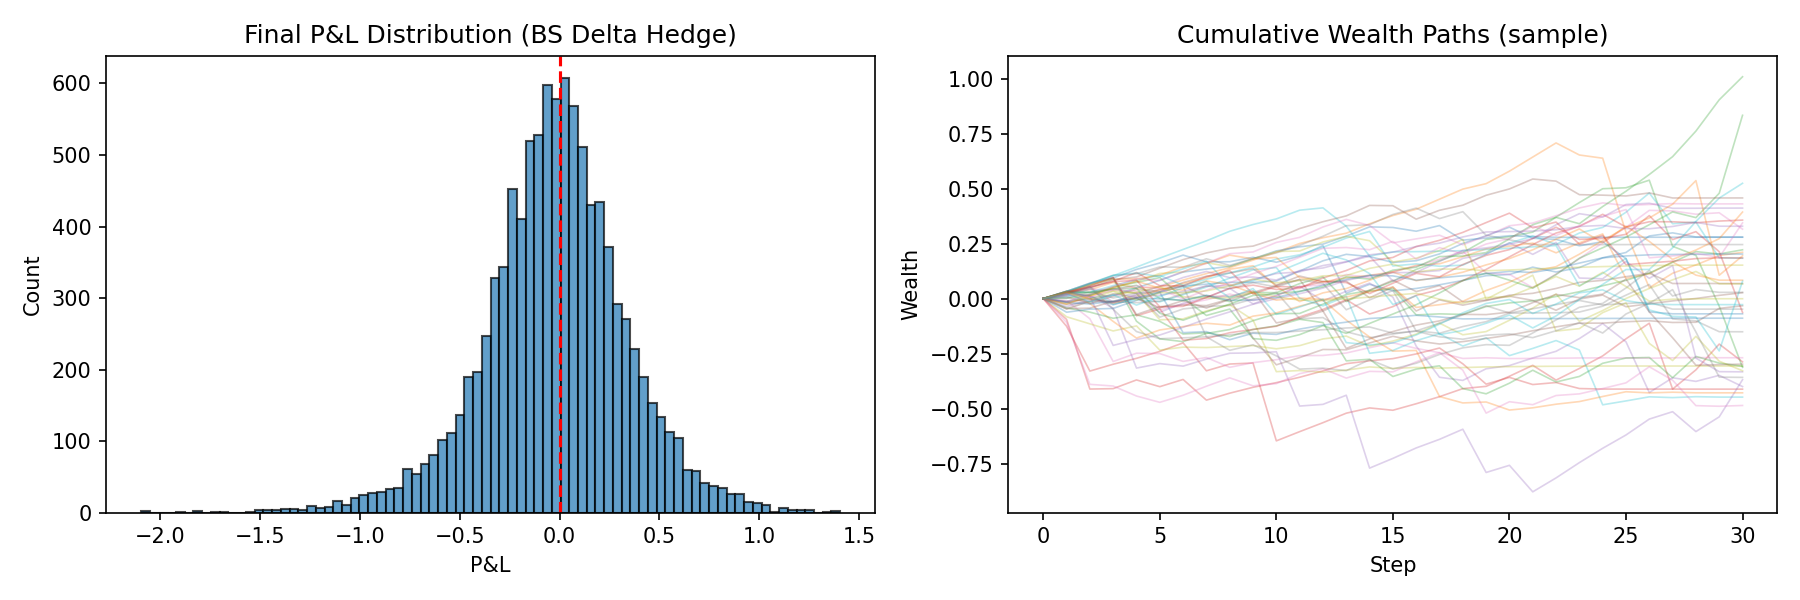

Recreate this plot in Python.
"""
Black-Scholes Delta Hedging benchmark.

Runs the DerivativeHedgingEnv using the analytical BS delta as the action
at every step.  Returns per-episode cumulative P&L curves and the final
P&L distribution so it can be compared against an RL agent.
"""

import numpy as np
from env import DerivativeHedgingEnv


def run_bs_hedge(
    n_episodes: int = 10_000,
    seed: int = 42,
    **env_kwargs,
) -> dict:
    """Run Black-Scholes delta hedging over *n_episodes* independent paths.

    Parameters
    ----------
    n_episodes : int
        Number of Monte-Carlo episodes to simulate.
    seed : int
        Base random seed (each episode uses seed + i).
    **env_kwargs
        Forwarded to ``DerivativeHedgingEnv`` (S0, K, sigma, …).

    Returns
    -------
    dict with keys
        "final_pnl"        : np.ndarray (n_episodes,)  — terminal wealth change
        "cumulative_pnl"   : np.ndarray (n_episodes, n_steps+1) — wealth at each step
        "mean_pnl"         : float
        "std_pnl"          : float
        "mean_reward"      : float  — average total (sum of step rewards)
        "total_costs"      : np.ndarray (n_episodes,) — cumulative transaction costs
    """
    env = DerivativeHedgingEnv(**env_kwargs)
    n_steps = env.n_steps

    final_pnl = np.empty(n_episodes)
    cumulative_pnl = np.empty((n_episodes, n_steps + 1))
    total_costs = np.empty(n_episodes)
    total_rewards = np.empty(n_episodes)

    for i in range(n_episodes):
        obs, info = env.reset(seed=seed + i)
        cumulative_pnl[i, 0] = obs[4]  # wealth starts at 0

        ep_reward = 0.0
        ep_cost = 0.0

        for t in range(n_steps):
            # use BS delta from the info dict as the action
            bs_delta = info["bs_delta"]
            action = np.array([bs_delta], dtype=np.float32)

            obs, reward, terminated, truncated, info = env.step(action)

            ep_reward += reward
            ep_cost += info["trade_cost"]
            cumulative_pnl[i, t + 1] = obs[4]  # net wealth

        final_pnl[i] = obs[4]  # terminal net wealth IS the P&L
        total_costs[i] = ep_cost
        total_rewards[i] = ep_reward

    return {
        "final_pnl": final_pnl,
        "cumulative_pnl": cumulative_pnl,
        "mean_pnl": float(np.mean(final_pnl)),
        "std_pnl": float(np.std(final_pnl)),
        "mean_reward": float(np.mean(total_rewards)),
        "total_costs": total_costs,
    }


# ----------------------------------------------------------------------
# Quick stand-alone run with summary statistics
# ----------------------------------------------------------------------
if __name__ == "__main__":
    results = run_bs_hedge(n_episodes=10_000, seed=0)

    print("=== Black-Scholes Delta Hedge Benchmark ===")
    print(f"Episodes       : {len(results['final_pnl'])}")
    print(f"Mean final P&L : {results['mean_pnl']:+.4f}")
    print(f"Std  final P&L : {results['std_pnl']:.4f}")
    print(f"Mean reward    : {results['mean_reward']:.4f}")
    print(f"Mean tx cost   : {np.mean(results['total_costs']):.4f}")

    # optional: histogram (if matplotlib is available)
    try:
        import matplotlib.pyplot as plt

        fig, axes = plt.subplots(1, 2, figsize=(12, 4))

        axes[0].hist(results["final_pnl"], bins=80, edgecolor="k", alpha=0.7)
        axes[0].axvline(0, color="r", ls="--")
        axes[0].set_title("Final P&L Distribution (BS Delta Hedge)")
        axes[0].set_xlabel("P&L")
        axes[0].set_ylabel("Count")

        # plot a handful of cumulative wealth paths
        for j in range(min(50, len(results["cumulative_pnl"]))):
            axes[1].plot(results["cumulative_pnl"][j], alpha=0.3, lw=0.8)
        axes[1].set_title("Cumulative Wealth Paths (sample)")
        axes[1].set_xlabel("Step")
        axes[1].set_ylabel("Wealth")

        plt.tight_layout()
        plt.savefig("bs_benchmark.png", dpi=150)
        print("Plot saved to bs_benchmark.png")
    except ImportError:
        print("matplotlib not found — skipping plots.")
